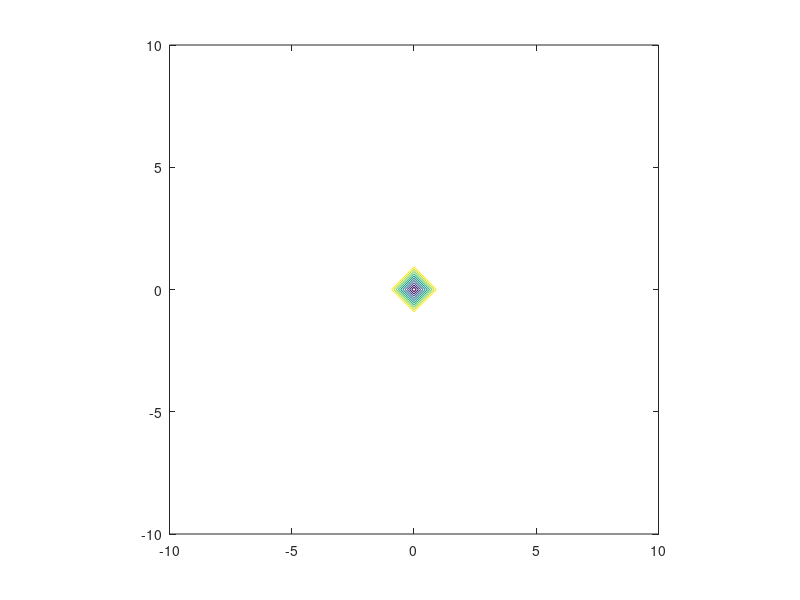

Write MATLAB code to recreate this figure.
%Uniform Flow Characteristics
U=10;
a=0;

%Sourc/Sink Characteristics
qs=1;
Qs=qs/(2*pi);

%Doublet Characteristics
qd=10000000;
Qd=qd/(2*pi);
e=0.01;

%Vortex Characteristics
circ=1;

%Locations
sx=0;
sy=0;
dx=0;
dy=0;
vx=0;
vy=0;

%Grid Sizing
size=10;
grid_space=1;

reso=-1*size:grid_space:size;
[x,y]=meshgrid(reso,reso);

z=x+1i*y;

Fu=U*(cos((a*(pi/180)))-1i*sin((a*(pi/180))))*(z);

Fs=Qs*log(z-sx-sy*1i);

Fd=Qd*log(z-dx-dy*1i+e)-Qd*log(z-dx-dy*1i-e);

Fv=-1i*circ*log(z-vx-1i*vy);

%F=Fu+Fs+Fd+Fv;
F = Fd + Fu;

%contour(x,y,imag(F),-100:10:100);
contour(x,y,imag(F));

%hold on;
%contour(x,y,real(F),-100:10:100);



axis square;